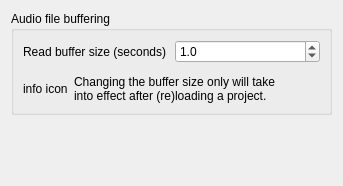
<?xml version="1.0" encoding="UTF-8"?>
<ui version="4.0">
 <class>PerformanceConfigPage</class>
 <widget class="QWidget" name="PerformanceConfigPage">
  <property name="geometry">
   <rect>
    <x>0</x>
    <y>0</y>
    <width>343</width>
    <height>186</height>
   </rect>
  </property>
  <property name="windowTitle">
   <string>Form</string>
  </property>
  <layout class="QVBoxLayout">
   <item>
    <widget class="QGroupBox" name="groupBox_2">
     <property name="title">
      <string>Audio file buffering</string>
     </property>
     <layout class="QVBoxLayout">
      <property name="spacing">
       <number>12</number>
      </property>
      <property name="leftMargin">
       <number>9</number>
      </property>
      <property name="topMargin">
       <number>9</number>
      </property>
      <property name="rightMargin">
       <number>9</number>
      </property>
      <property name="bottomMargin">
       <number>9</number>
      </property>
      <item>
       <layout class="QHBoxLayout">
        <property name="spacing">
         <number>6</number>
        </property>
        <property name="leftMargin">
         <number>0</number>
        </property>
        <property name="topMargin">
         <number>0</number>
        </property>
        <property name="rightMargin">
         <number>0</number>
        </property>
        <property name="bottomMargin">
         <number>0</number>
        </property>
        <item>
         <widget class="QLabel" name="label">
          <property name="toolTip">
           <string>&lt;html&gt;&lt;head&gt;&lt;meta name=&quot;qrichtext&quot; content=&quot;1&quot; /&gt;&lt;style type=&quot;text/css&quot;&gt;
p, li { white-space: pre-wrap; }
&lt;/style&gt;&lt;/head&gt;&lt;body style=&quot; font-family:'Sans Serif'; font-size:9pt; font-weight:400; font-style:normal; text-decoration:none;&quot;&gt;
&lt;p style=&quot; margin-top:0px; margin-bottom:0px; margin-left:0px; margin-right:0px; -qt-block-indent:0; text-indent:0px;&quot;&gt;&lt;span style=&quot; font-weight:600;&quot;&gt;Read buffer size:&lt;/span&gt;&lt;/p&gt;
&lt;p style=&quot; margin-top:0px; margin-bottom:0px; margin-left:0px; margin-right:0px; -qt-block-indent:0; text-indent:0px;&quot;&gt;The amount of audio data that can be stored in the &lt;/p&gt;
&lt;p style=&quot; margin-top:0px; margin-bottom:0px; margin-left:0px; margin-right:0px; -qt-block-indent:0; text-indent:0px;&quot;&gt;read buffers in seconds.&lt;/p&gt;
&lt;p style=&quot;-qt-paragraph-type:empty; margin-top:0px; margin-bottom:0px; margin-left:0px; margin-right:0px; -qt-block-indent:0; text-indent:0px;&quot;&gt;&lt;/p&gt;
&lt;p style=&quot; margin-top:0px; margin-bottom:0px; margin-left:0px; margin-right:0px; -qt-block-indent:0; text-indent:0px;&quot;&gt;The default value of 1 second should do just fine.&lt;/p&gt;
&lt;p style=&quot; margin-top:0px; margin-bottom:0px; margin-left:0px; margin-right:0px; -qt-block-indent:0; text-indent:0px;&quot;&gt;However, if you're tight on memory, you can make this value lower.&lt;/p&gt;
&lt;p style=&quot; margin-top:0px; margin-bottom:0px; margin-left:0px; margin-right:0px; -qt-block-indent:0; text-indent:0px;&quot;&gt;If you experience buffer underruns when the hard disk bandwidth is &lt;/p&gt;
&lt;p style=&quot; margin-top:0px; margin-bottom:0px; margin-left:0px; margin-right:0px; -qt-block-indent:0; text-indent:0px;&quot;&gt;(almost) saturated, or when buffer underruns happen regularly due &lt;/p&gt;
&lt;p style=&quot; margin-top:0px; margin-bottom:0px; margin-left:0px; margin-right:0px; -qt-block-indent:0; text-indent:0px;&quot;&gt;the hard disk can't keep up for some reason, you can try a larger &lt;/p&gt;
&lt;p style=&quot; margin-top:0px; margin-bottom:0px; margin-left:0px; margin-right:0px; -qt-block-indent:0; text-indent:0px;&quot;&gt;value, like 1.5 or 2.0 seconds.&lt;/p&gt;
&lt;p style=&quot;-qt-paragraph-type:empty; margin-top:0px; margin-bottom:0px; margin-left:0px; margin-right:0px; -qt-block-indent:0; text-indent:0px;&quot;&gt;&lt;/p&gt;
&lt;p style=&quot; margin-top:0px; margin-bottom:0px; margin-left:0px; margin-right:0px; -qt-block-indent:0; text-indent:0px;&quot;&gt;Keep in mind that when using a larger buffer, &lt;/p&gt;
&lt;p style=&quot; margin-top:0px; margin-bottom:0px; margin-left:0px; margin-right:0px; -qt-block-indent:0; text-indent:0px;&quot;&gt;it will take considerably more time to move (i.e. seeking) &lt;/p&gt;
&lt;p style=&quot; margin-top:0px; margin-bottom:0px; margin-left:0px; margin-right:0px; -qt-block-indent:0; text-indent:0px;&quot;&gt;the playhead to another positions, since all the buffers &lt;/p&gt;
&lt;p style=&quot; margin-top:0px; margin-bottom:0px; margin-left:0px; margin-right:0px; -qt-block-indent:0; text-indent:0px;&quot;&gt;(one for each audioclip * channel count) need to be refilled!&lt;/p&gt;&lt;/body&gt;&lt;/html&gt;</string>
          </property>
          <property name="text">
           <string>Read buffer size (seconds)</string>
          </property>
         </widget>
        </item>
        <item>
         <widget class="QDoubleSpinBox" name="bufferTimeSpinBox">
          <property name="sizePolicy">
           <sizepolicy hsizetype="Minimum" vsizetype="Fixed">
            <horstretch>0</horstretch>
            <verstretch>1</verstretch>
           </sizepolicy>
          </property>
          <property name="decimals">
           <number>1</number>
          </property>
          <property name="minimum">
           <double>0.400000000000000</double>
          </property>
          <property name="maximum">
           <double>3.000000000000000</double>
          </property>
          <property name="singleStep">
           <double>0.100000000000000</double>
          </property>
          <property name="value">
           <double>1.000000000000000</double>
          </property>
         </widget>
        </item>
       </layout>
      </item>
      <item>
       <layout class="QHBoxLayout">
        <property name="spacing">
         <number>6</number>
        </property>
        <property name="leftMargin">
         <number>0</number>
        </property>
        <property name="topMargin">
         <number>0</number>
        </property>
        <property name="rightMargin">
         <number>0</number>
        </property>
        <property name="bottomMargin">
         <number>0</number>
        </property>
        <item>
         <widget class="QLabel" name="reloadWarningLabel">
          <property name="minimumSize">
           <size>
            <width>40</width>
            <height>0</height>
           </size>
          </property>
          <property name="text">
           <string>info icon</string>
          </property>
         </widget>
        </item>
        <item>
         <widget class="QLabel" name="label_2">
          <property name="sizePolicy">
           <sizepolicy hsizetype="Preferred" vsizetype="Preferred">
            <horstretch>1</horstretch>
            <verstretch>0</verstretch>
           </sizepolicy>
          </property>
          <property name="text">
           <string>Changing the buffer size only will take 
into effect after (re)loading a project.</string>
          </property>
         </widget>
        </item>
       </layout>
      </item>
     </layout>
    </widget>
   </item>
   <item>
    <spacer>
     <property name="orientation">
      <enum>Qt::Vertical</enum>
     </property>
     <property name="sizeHint" stdset="0">
      <size>
       <width>20</width>
       <height>40</height>
      </size>
     </property>
    </spacer>
   </item>
  </layout>
 </widget>
 <resources/>
 <connections/>
</ui>
